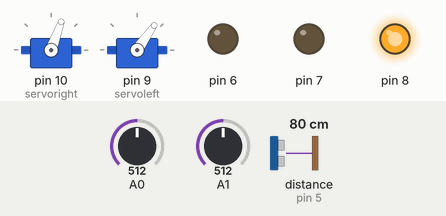
Simulated run of this sketch. Board: Arduino Uno, built with avr-gcc and run on an emulated ATmega328P. Shown: 2 × servo, output pins drawn as LEDs (lit = HIGH). The test bench sets the inputs (shaded band); at power-on: A0 = 512, A1 = 512, distance to the obstacle (sensor on pin 5) 80 cm.

Above: at 6.2 s.
6.3 s: A0 set to 707
10.2 s: A0 set to 738
At 11.23 s:
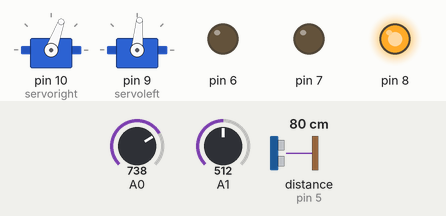
13.8 s: A1 set to 715
17.3 s: A1 set to 737
At 17.7 s:
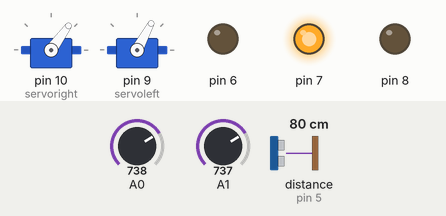
20.8 s: A0 set to 716
At 21.09 s:
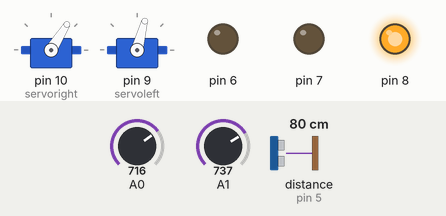
24.3 s: A0 set to 900
At 25.7 s:
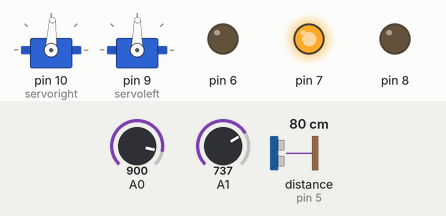
Timing chart, 0 to 28.8 s (numbered marks = the images above; inputs shaded):
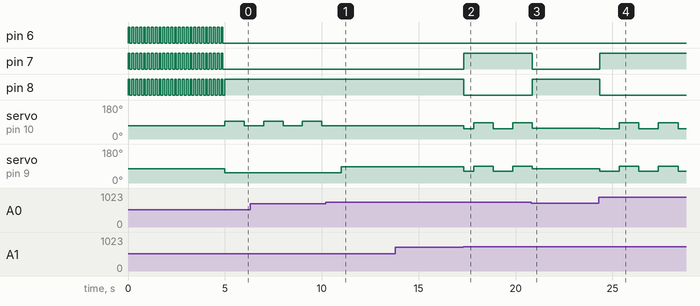

The sketch:

tubot-demo.ino
```cpp
//TuBot

#include <Servo.h>
#include <NewPing.h>

//floor color definition
#define white 724
#define black 300
//motor definitions
#define halt 0
#define forward 1
#define reverse 2
#define turnleft 3
#define turnright 4
#define left 1
#define right 2
#define both 3
#define stopright 70
#define forwardright 45
#define reverseright 95
#define stopleft 75
#define forwardleft 95
#define reverseleft 55

NewPing  sonar(4, 5, 300);
Servo    servoright;
Servo    servoleft;

void setup() {
  Serial.begin(115200);
  servoright.attach(10);
  servoleft.attach(9);
  servoright.write(stopright);
  servoleft.write(stopleft);
  pinMode(6, OUTPUT);
  pinMode(7, OUTPUT);
  pinMode(8, OUTPUT);
//  do {
//    Serial.println(FindOpponent());
//    delay(100);
//  } while (1);
  for(int i=0;i<25;i++) {
    digitalWrite(6, HIGH);
    digitalWrite(7, HIGH);
    digitalWrite(8, HIGH);
    delay(100);
    digitalWrite(6, LOW);
    digitalWrite(7, LOW);
    digitalWrite(8, LOW);
    delay(100);
  }
}

void loop() {
  if (!GetPositionStatus()) {
    if (Search()) Attack();
  }
  else SurviveOnTatami();
}

boolean GetPositionStatus() {
  boolean GPS_bStepOnBorder = false;

  if (!ReadLeftSensor(black,white)) GPS_bStepOnBorder = true;
  if (!ReadRightSensor(black,white)) GPS_bStepOnBorder = true;
  return GPS_bStepOnBorder;
}

void SurviveOnTatami() {
  boolean SOT_bLeft = false;
  boolean SOT_bRight = false;

  digitalWrite(6, LOW);
  digitalWrite(7, LOW);
  digitalWrite(8, HIGH);
  SOT_bLeft = ReadLeftSensor(black, white);
  SOT_bRight = ReadRightSensor(black, white);
  if (SOT_bLeft == false && SOT_bRight == false) {
    Move(reverse, both, 100,1000);
    Move(reverse, left, 100,1000);
  }
  else {
    if (SOT_bLeft == false) Move(forward, left, 50,150);
    if (SOT_bRight == false) Move(forward, right, 50,150);
  }
  digitalWrite(8, LOW);
}

boolean Search() {
  boolean S_bStatus = false;
  static int S_iLastStage = 0;

  digitalWrite(6, LOW);
  digitalWrite(7, HIGH);
  digitalWrite(8, LOW);
  if (FindOpponent()) S_bStatus = true;
  else {
    if (S_iLastStage == 0) {
      S_iLastStage = 1;
      Move(turnleft, both, 66,500);
    }
    else if (S_iLastStage == 1) {
      S_iLastStage = 2;
      Move(turnright, both, 70,500);
    }
    else if (S_iLastStage == 2) {
      S_iLastStage = 3;
      Move(turnright, both, 70,500);
    }
    else if (S_iLastStage == 3) {
      S_iLastStage = 0;
      Move(turnleft, both, 66,500);
    }
  }
  digitalWrite(7, LOW);
  return S_bStatus;
}

void Attack() {
  digitalWrite(6, HIGH);
  digitalWrite(7, LOW);
  digitalWrite(8, LOW);
  Move(forward, both, 80,1000);
  digitalWrite(6, LOW);
}

boolean ReadLeftSensor(int BlackThreshold, int WhiteThreshold) {
  int RLS_iLeft = 0;
  boolean RLS_bLeft = false;

  RLS_iLeft = analogRead(A1);
  if (RLS_iLeft < BlackThreshold) RLS_bLeft = false;
  else if (RLS_iLeft > WhiteThreshold) RLS_bLeft = true;
  //else RLS_bLeft = ReadLeftSensor(black, white);
  return RLS_bLeft;
}

boolean ReadRightSensor(int BlackThreshold, int WhiteThreshold) {
  int RRS_iRight = 0;
  boolean RRS_bRight = false;

  RRS_iRight = analogRead(A0);
  if (RRS_iRight < BlackThreshold) RRS_bRight = false;
  else if (RRS_iRight > WhiteThreshold) RRS_bRight = true;
  //else RRS_bRight = ReadRightSensor(black, white);
  return RRS_bRight;
}

void Move(int course, int motor, int percent, int distance) {
  int M_iSpeedLeft = 0;
  int M_iSpeedRight = 0;

  switch (motor){
    case left:
      if (course == halt) {
        servoleft.write(stopleft);
      }
      else if (course == forward) {
        M_iSpeedLeft = map(percent,0,100,stopleft,forwardleft);
        servoleft.write(M_iSpeedLeft);
        delay(distance);
        servoleft.write(stopleft);
      }
      else if (course == reverse) {
        M_iSpeedLeft = map(percent,0,100,stopleft,reverseleft);
        servoleft.write(M_iSpeedLeft);
        delay(distance);
        servoleft.write(stopleft);
      }
      break;
    case right:
      if (course == halt) {
        servoright.write(stopright);
      }
      else if (course == forward) {
        M_iSpeedRight = map(percent,0,100,stopright,forwardright);
        servoright.write(M_iSpeedRight);
        delay(distance);
        servoright.write(stopright);
      }
      else if (course == reverse) {
        M_iSpeedRight = map(percent,0,100,stopright,reverseright);
        servoright.write(M_iSpeedRight);
        delay(distance);
        servoright.write(stopright);
      }
      break;
    case both:
      if (course == halt) {
        servoleft.write(stopleft);
        servoright.write(stopright);
      }
      else if (course == forward) {
        M_iSpeedLeft = map(percent,0,100,stopleft,forwardleft);
        M_iSpeedRight = map(percent,0,100,stopright,forwardright);
        servoleft.write(M_iSpeedLeft);
        servoright.write(M_iSpeedRight);
        delay(distance);
        servoleft.write(stopleft);
        servoright.write(stopright);
      }
      else if (course == reverse) {
        M_iSpeedLeft = map(percent,0,100,stopleft,reverseleft);
        M_iSpeedRight = map(percent,0,100,stopright,reverseright);
        servoleft.write(M_iSpeedLeft);
        servoright.write(M_iSpeedRight);
        delay(distance);
        servoleft.write(stopleft);
        servoright.write(stopright);
      }
      else if (course == turnleft) {
        M_iSpeedLeft = map(percent,0,100,stopleft,reverseleft);
        M_iSpeedRight = map(percent,0,100,stopright,forwardright);
        servoleft.write(M_iSpeedLeft);
        servoright.write(M_iSpeedRight);
        delay(distance);
        servoleft.write(stopleft);
        servoright.write(stopright);
      }
      else if (course == turnright) {
        M_iSpeedLeft = map(percent,0,100,stopleft,forwardleft);
        M_iSpeedRight = map(percent,0,100,stopright,reverseright);
        servoleft.write(M_iSpeedLeft);
        servoright.write(M_iSpeedRight);
        delay(distance);
        servoleft.write(stopleft);
        servoright.write(stopright);
      }
  }
}

boolean FindOpponent() {
  boolean FO_bTarget = false;
  int FO_iDistance = 0;

  FO_iDistance = sonar.ping_cm();
  if ((FO_iDistance <= 50) && (FO_iDistance >= 3)) FO_bTarget = true;
  return FO_bTarget;
}
```

Measured:
- the behaviour switches between 724 and 725 on A0 (found by bisection; images 0 and 1)
- the behaviour switches between 724 and 725 on A1 (found by bisection; images 1 and 2)
- after the input at 10.2 s, servo on pin 10 (servoright): stays 70° (without the input it goes to 95° after 0.81 s); servo on pin 9 (servoleft): 55° → 85° after 0.81 s
- after the input at 17.3 s, pin 7: LOW → HIGH at once; pin 8: HIGH → LOW at once; servo on pin 10 (servoright): 70° → 54° at once, → 87° 0.51 s later, → 54° 1.0 s later, → 87° 1.0 s later; servo on pin 9 (servoleft): 85° → 62° at once, → 89° 0.51 s later, → 62° 1.0 s later, → 89° 1.0 s later
- after the input at 20.8 s, pin 7: HIGH → LOW after 0.07 s; pin 8: LOW → HIGH after 0.07 s
- after the input at 24.3 s, pin 7: LOW → HIGH at once; pin 8: HIGH → LOW at once; servo on pin 10 (servoright): alternates 87° for 1.0 s and 54° for 1.0 s, starting at once; servo on pin 9 (servoleft): alternates 89° for 1.0 s and 62° for 1.0 s, starting at once
- by itself, pin 8: alternates HIGH for 0.10 s and LOW for 0.10 s, 50 changes in all, then stays HIGH
- by itself, servo on pin 10 (servoright): alternates 95° for 1.0 s and 70° for 1.0 s
